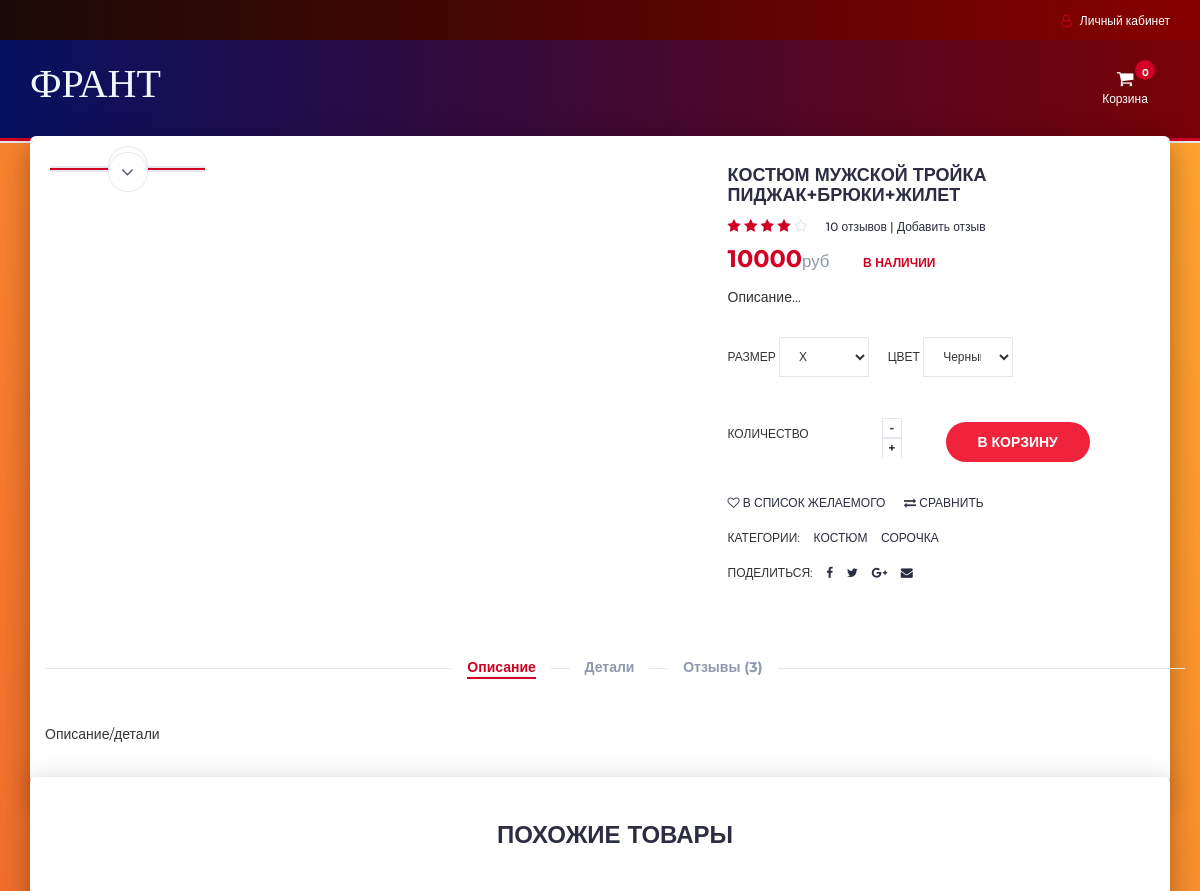
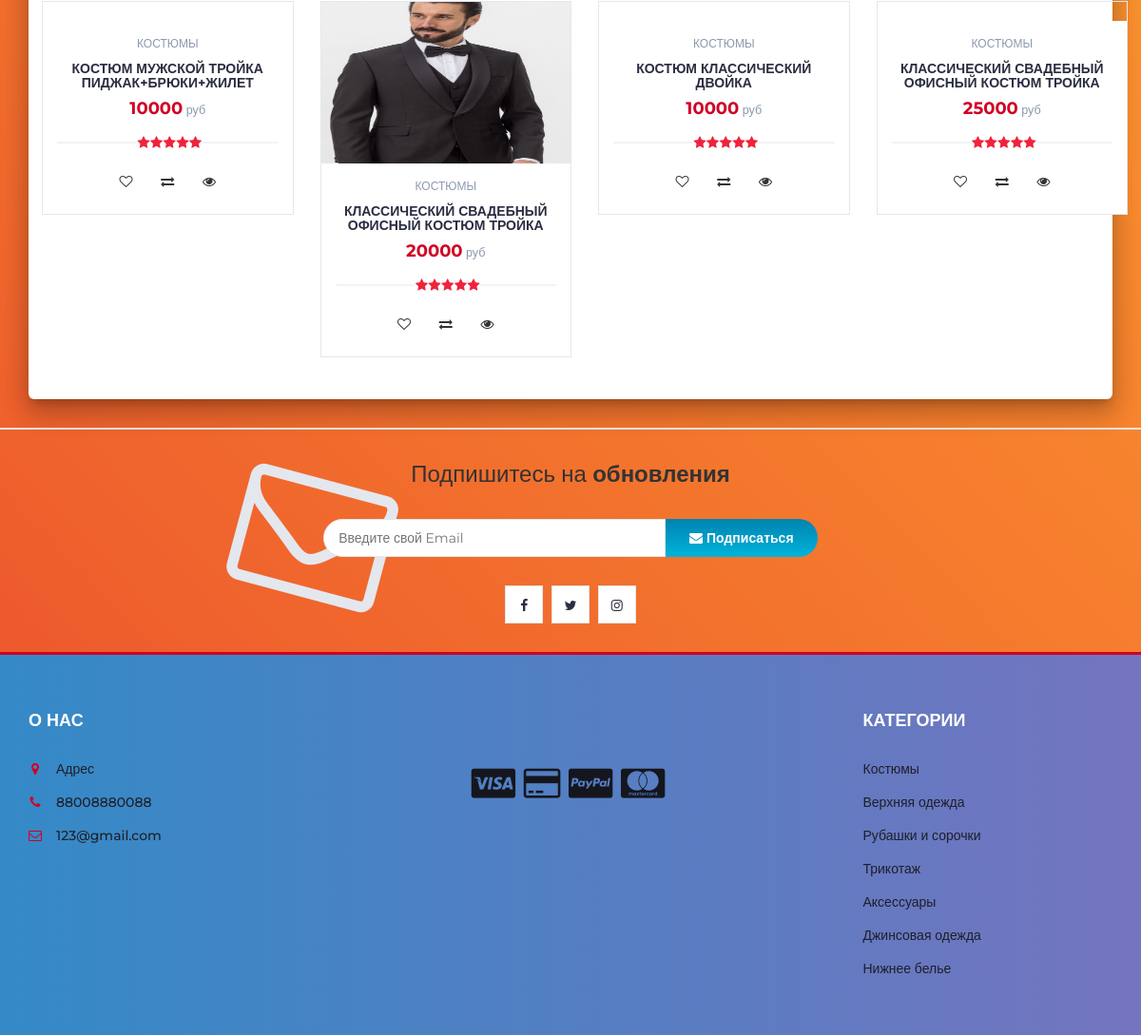
Page /product.php?p=1 on the committed database (2 pictures, top to bottom).
### tables this page shows
CREATE TABLE `products` (
  `product_id` int(100) NOT NULL,
  `product_cat` int(100) NOT NULL,
  `product_brand` int(100) NOT NULL,
  `product_title` varchar(255) NOT NULL,
  `product_price` int(100) NOT NULL,
  `product_desc` text NOT NULL,
  `product_image` text NOT NULL,
  `product_keywords` text NOT NULL,
  `product_description` varchar(1000) NOT NULL,
  `product_details` varchar(500) NOT NULL
);

CREATE TABLE `categories` (
  `cat_id` int(100) NOT NULL,
  `cat_title` text NOT NULL
);

### product.php (the view, shortened to what this page needs)
<?php
include "header.php";
?>
		<div class="section main main-raised">
			<div class="container">
				<div class="row">
					<?php
								include 'db.php';
								$product_id = $_GET['p'];
								$sql = " SELECT * FROM products WHERE product_id = $product_id";
								$result = mysqli_query($con, $sql);
								if (mysqli_num_rows($result) > 0)
								{
									while($row = mysqli_fetch_assoc($result))
									{
									echo '
                                <div class="col-md-5 col-md-push-2">
                                <div id="product-main-img">
                                    <div class="product-preview">
                                        <img src="product_images/'.$row['product_image'].'" alt="">
                                    </div>
                                    <div class="product-preview">
                                        <img src="product_images/'.$row['product_image'].'" alt="">
                                    </div>
                                    <div class="product-preview">
                                        <img src="product_images/'.$row['product_image'].'" alt="">
                                    </div>
                                    <div class="product-preview">
                                        <img src="product_images/'.$row['product_image'].'" alt="">
                                    </div>
                                </div>
                            </div>
                                <div class="col-md-2  col-md-pull-5">
                                <div id="product-imgs">
                                    <div class="product-preview">
                                        <img src="product_images/'.$row['product_image'].'" alt="">
                                    </div>
                                    <div class="product-preview">
                                        <img src="product_images/'.$row['product_image'].'" alt="">
                                    </div>
                                    <div class="product-preview">
                                        <img src="product_images/'.$row['product_image'].'g" alt="">
                                    </div>
                                    <div class="product-preview">
                                        <img src="product_images/'.$row['product_image'].'" alt="">
                                    </div>
                                </div>
                            </div>
									';
									?>
									<?php
									echo '
                    <div class="col-md-5">
						<div class="product-details">
							<h2 class="product-name">'.$row['product_title'].'</h2>
							<div>
								<div class="product-rating">
									<i class="fa fa-star"></i>
									<i class="fa fa-star"></i>
									<i class="fa fa-star"></i>
									<i class="fa fa-star"></i>
									<i class="fa fa-star-o"></i>
								</div>
								<a class="review-link" href="#review-form">10 отзывов | Добавить отзыв</a>
							</div>
							<div>
								<h3 class="product-price">'.$row['product_price'].'<a class="product-old-price">руб</a></h3>
								<span class="product-available">В наличии</span>
							</div>
							<p>Описание...</p>
							<div class="product-options">
								<label>
									Размер
									<select class="input-select">
										<option value="0">Х</option>
									</select>
								</label>
								<label>
									Цвет
									<select class="input-select">
										<option value="0">Черный</option>
									</select>
								</label>
							</div>
							<div class="add-to-cart">
								<div class="qty-label">
									Количество
									<div class="input-number">
										<span class="qty-up">+</span>
										<span class="qty-down">-</span>
									</div>
								</div>
								<div class="btn-group" style="margin-left: 25px; margin-top: 15px">
								<button class="add-to-cart-btn" pid="'.$row['product_id'].'"  id="product" ><i class="fa fa-shopping-cart"></i> в корзину</button>
                                </div>
							</div>
							<ul class="product-btns">
								<li><a href="#"><i class="fa fa-heart-o"></i> в список желаемого</a></li>
								<li><a href="#"><i class="fa fa-exchange"></i> сравнить</a></li>
							</ul>
							<ul class="product-links">
								<li>Категории:</li>
								<li><a href="#">Костюм</a></li>
								<li><a href="#">Сорочка</a></li>
							</ul>
							<ul class="product-links">
								<li>Поделиться:</li>
								<li><a href="#"><i class="fa fa-facebook"></i></a></li>
								<li><a href="#"><i class="fa fa-twitter"></i></a></li>
								<li><a href="#"><i class="fa fa-google-plus"></i></a></li>
								<li><a href="#"><i class="fa fa-envelope"></i></a></li>
							</ul>
						</div>
					</div>
					<div class="col-md-12">
						<div id="product-tab">
							<ul class="tab-nav">
								<li class="active"><a data-toggle="tab" href="#tab1">Описание</a></li>
								<li><a data-toggle="tab" href="#tab2">Детали</a></li>
								<li><a data-toggle="tab" href="#tab3">Отзывы (3)</a></li>
							</ul>
							<div class="tab-content">
								<div id="tab1" class="tab-pane fade in active">
									<div class="row">
										<div class="col-md-12">
											<p>Описание/детали</p>
										</div>
									</div>
								</div>
							</div>
						</div>
					</div>
				</div>
			</div>
		</div>
		<div class="section main main-raised">
			<div class="container">
				<div class="row">
					<div class="col-md-12">
						<div class="section-title text-center">
							<h3 class="title">Похожие товары</h3>
						</div>
					</div>
                    ';
									}
								}
								?>
								<?php
                    include 'db.php';
								$product_id = $_GET['p'];
					$product_query = "SELECT * FROM products,categories WHERE product_cat=cat_id AND product_id BETWEEN $product_id AND $product_id+3";
                $run_query = mysqli_query($con,$product_query);
                if(mysqli_num_rows($run_query) > 0){
                    while($row = mysqli_fetch_array($run_query)){
                        $pro_id    = $row['product_id'];
                        $pro_title = $row['product_title'];
                        $pro_price = $row['product_price'];
                        $pro_image = $row['product_image'];
                        $cat_name = $row["cat_title"];
                        echo "
                                <div class='col-md-3 col-xs-6'>
								<a href='product.php?p=$pro_id'><div class='product'>
									<div class='product-img'>
										<img src='product_images/$pro_image' style='max-height: 170px;' alt=''>
										<div class='product-label'>
										</div>
									</div></a>
									<div class='product-body'>
										<p class='product-category'>$cat_name</p>
										<h3 class='product-name header-cart-item-name'><a href='product.php?p=$pro_id'>$pro_title</a></h3>
										<h4 class='product-price header-cart-item-info'>$pro_price<a class='product-old-price'> руб</a></h4>
										<div class='product-rating'>
											<i class='fa fa-star'></i>
											<i class='fa fa-star'></i>
											<i class='fa fa-star'></i>
											<i class='fa fa-star'></i>
											<i class='fa fa-star'></i>
										</div>
										<div class='product-btns'>
											<button class='add-to-wishlist'><i class='fa fa-heart-o'></i><span class='tooltipp'>добавить в список желаемого</span></button>
											<button class='add-to-compare'><i class='fa fa-exchange'></i><span class='tooltipp'>сравнить</span></button>
											<button class='quick-view'><i class='fa fa-eye'></i><span class='tooltipp'>быстрый просмотр</span></button>
										</div>
									</div>
									<div class='add-to-cart'>
										<button pid='$pro_id' id='product' class='add-to-cart-btn block2-btn-towishlist' href='#'><i class='fa fa-shopping-cart'></i> добавить в корзину</button>
									</div>
								</div>
                                </div>
			";
		}
}
?>
<?php
include "newslettter.php";
include "footer.php";
?>

### rows in the picture
products: product_title "КОСТЮМ МУЖСКОЙ ТРОЙКА ПИДЖАК+БРЮКИ+ЖИЛЕТ", product_price "10000", product_cat.cat_title "КОСТЮМЫ"
products: product_image (picture), product_cat.cat_title "КОСТЮМЫ", product_title "КЛАССИЧЕСКИЙ СВАДЕБНЫЙ ОФИСНЫЙ КОСТЮМ ТРОЙКА", product_price "20000"
products: product_cat.cat_title "КОСТЮМЫ", product_title "КОСТЮМ КЛАССИЧЕСКИЙ ДВОЙКА", product_price "10000"
products: product_cat.cat_title "КОСТЮМЫ", product_title "КЛАССИЧЕСКИЙ СВАДЕБНЫЙ ОФИСНЫЙ КОСТЮМ ТРОЙКА", product_price "25000"
